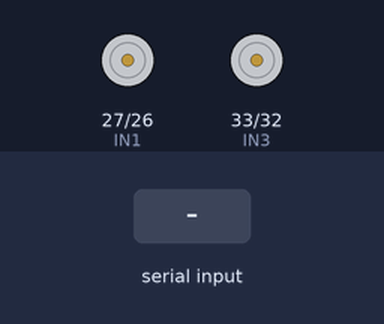
Simulated run of this sketch. Board: ESP32. On the bench: motor-driver pin pairs drawn as motors (green arrow = first pin HIGH = forward, orange = second pin HIGH = backward, longer = more drive, scaled by the enable pin). The test bench sets the inputs (shaded band). Nothing arrives over Bluetooth unless stated.

Above: at 1.2 s.
1.3 s: "F" received over the second serial link
At 1.7 s:
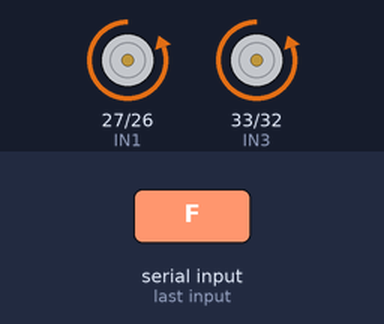
2.8 s: "B" received over the second serial link
At 4.0 s:
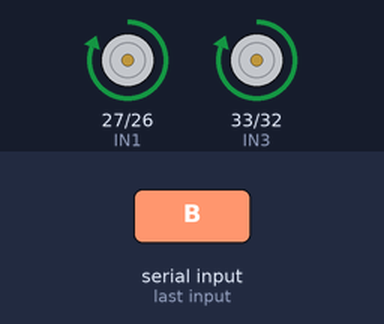
4.3 s: "L" received over the second serial link
At 5.2 s:
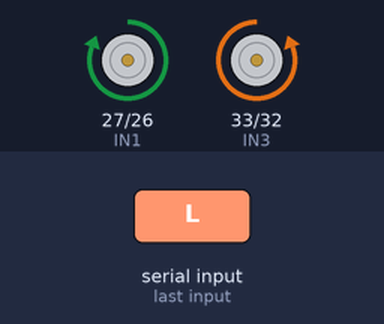
5.8 s: "R" received over the second serial link
At 6.3 s:
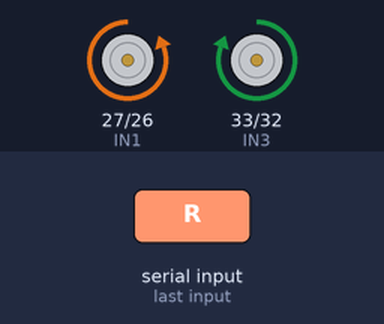
7.3 s: "S" received over the second serial link
At 8.7 s:
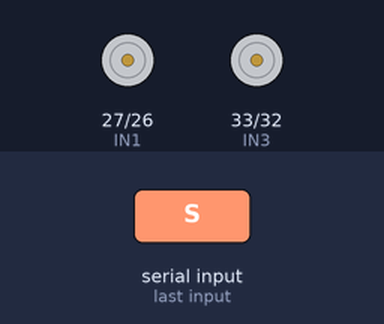
Timing chart, 0 to 9.8 s (numbered marks = the images above; inputs shaded):
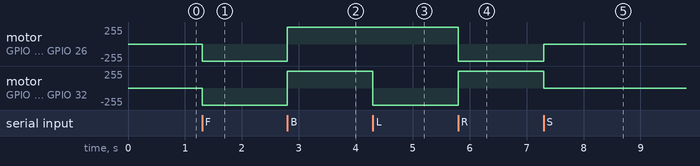

Measured:
- after the input at 1.3 s, motor on GPIO 27 (IN1) / GPIO 26 (IN2), motor on GPIO 33 (IN3) / GPIO 32 (IN4): stopped → backward 255/255 at once
- after the input at 2.8 s, motor on GPIO 27 (IN1) / GPIO 26 (IN2), motor on GPIO 33 (IN3) / GPIO 32 (IN4): backward 255/255 → forward 255/255 at once
- after the input at 4.3 s, motor on GPIO 33 (IN3) / GPIO 32 (IN4): forward 255/255 → backward 255/255 at once
- after the input at 5.8 s, motor on GPIO 27 (IN1) / GPIO 26 (IN2): forward 255/255 → backward 255/255 at once; motor on GPIO 33 (IN3) / GPIO 32 (IN4): backward 255/255 → forward 255/255 at once
- after the input at 7.3 s, motor on GPIO 27 (IN1) / GPIO 26 (IN2): backward 255/255 → stopped at once; motor on GPIO 33 (IN3) / GPIO 32 (IN4): forward 255/255 → stopped at once

The sketch:

Gesture_Car_BT_Code.ino
```cpp
#include <esp_now.h>
#include <WiFi.h>
#include "BluetoothSerial.h"

BluetoothSerial SerialBT;

const int ENA = 14;
const int IN1 = 27;
const int IN2 = 26;

const int ENB = 25;
const int IN3 = 33;
const int IN4 = 32;

const int freq = 500;
const int pwmChannel0 = 0;
const int pwmChannel1 = 1;
const int resolution = 8;

int speed = 255;

char c;

void setup() {
  // Initialize Serial Monitor
  Serial.begin(9600);

  SerialBT.begin("Gesture Car");

  pinMode(ENA, OUTPUT);
  pinMode(IN1, OUTPUT);
  pinMode(IN2, OUTPUT);

  pinMode(ENB, OUTPUT);
  pinMode(IN3, OUTPUT);
  pinMode(IN4, OUTPUT);

  digitalWrite(IN1, LOW);
  digitalWrite(IN2, LOW);

  digitalWrite(IN3, LOW);
  digitalWrite(IN4, LOW);

  digitalWrite(ENA, HIGH);
  digitalWrite(ENB, HIGH);

  ledcSetup(pwmChannel0, freq, resolution);
  ledcAttachPin(ENA, pwmChannel0);

  ledcSetup(pwmChannel1, freq, resolution);
  ledcAttachPin(ENB, pwmChannel1);
}

void loop() {
  // put your main code here, to run repeatedly:
  ledcWrite(pwmChannel0, speed);
  ledcWrite(pwmChannel1, speed);

  char c = SerialBT.read();

  if (c == 'F'){
    //Forward
    leftForward();
    rightForward();
  }

  else if (c == 'B') {
    //Backward
    leftBackward();
    rightBackward();
  }

  else if (c == 'L') {
    //Left
    leftBackward();
    rightForward();
  }

  else if (c == 'R') {
    //Right
    rightBackward();
    leftForward();
  }

  else if (c == 'S') {
    //Backward Left
    leftStop();
    rightStop();
  }

}

void leftForward() {
  digitalWrite(IN1, LOW);
  digitalWrite(IN2, HIGH);
}

void rightForward() {
  digitalWrite(IN3, LOW);
  digitalWrite(IN4, HIGH);
}

void leftBackward() {
  digitalWrite(IN1, HIGH);
  digitalWrite(IN2, LOW);
}

void rightBackward() {
  digitalWrite(IN3, HIGH);
  digitalWrite(IN4, LOW);
}

void leftStop() {
  digitalWrite(IN1, LOW);
  digitalWrite(IN2, LOW);
}

void rightStop() {
  digitalWrite(IN3, LOW);
  digitalWrite(IN4, LOW);
}
```
